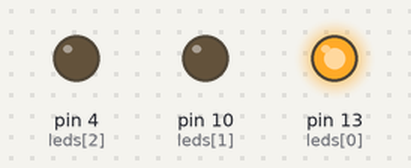
A sketch run on a simulated Arduino Uno, built with avr-gcc and run on an emulated ATmega328P. Shown: output pins drawn as LEDs (lit = HIGH).

Above: at 0.5 s.
At 1.5 s:
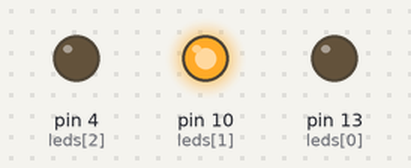
At 5.5 s:
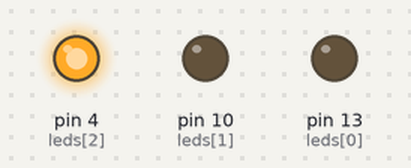
Timing chart, 0 to 6.9 s (numbered marks = the images above):
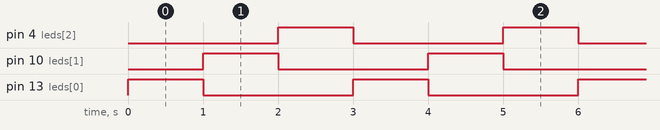

The sketch:

stoplight.ino
```cpp
const int leds[] = {13, 10, 4};
const int delayTime = 1000;
int currentLed = 0;

void setup() {
  for (int i = 0; i < 3; i++) {
    pinMode(leds[i], OUTPUT);
  }
}

void loop() {
  for (int i = 0; i < 3; i++) {
    digitalWrite(leds[i], i == currentLed ? HIGH : LOW);
  }

  delay(delayTime);
  currentLed = (currentLed + 1) % 3;
}
```

Measured:
- by itself, pin 4 (leds[2]), pin 10 (leds[1]), pin 13 (leds[0]): alternates HIGH for 1.0 s and LOW for 2.0 s
- by itself, everything shown: repeats every 3.0 s, in 3 steps
